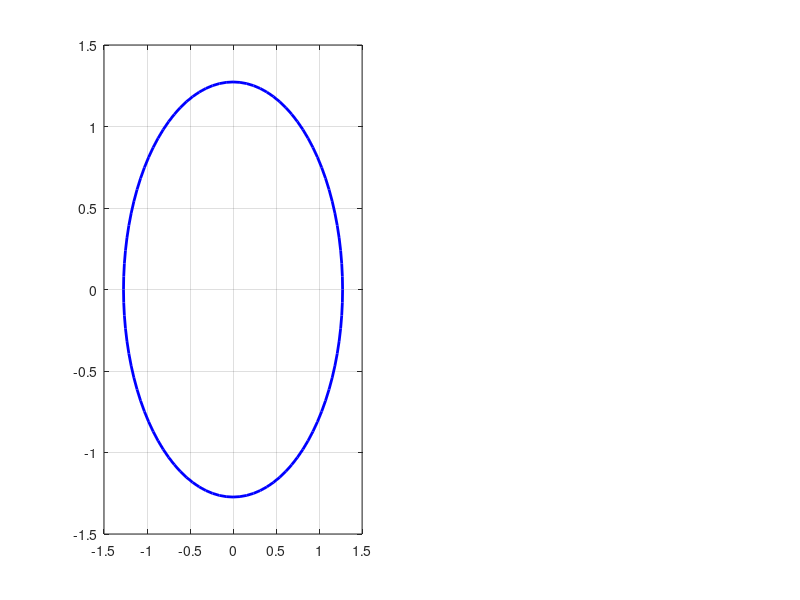

Source code (MATLAB): (Note: this script raises an error after producing the figure.)
Np = 220;            % Number of spatial points
dx = 2*pi/Np;        % discretization size
x  = 0:dx:(6*pi);    % utilized x range

% Individual Harmonics
A=4;
f1sin = A*sin(x)/pi;        f1cos = A*cos(x)/pi;
f3sin = A*sin(3*x)/(3*pi);  f3cos = A*cos(3*x)/(3*pi);
f5sin = A*sin(5*x)/(5*pi);  f5cos = A*cos(5*x)/(5*pi);
f7sin = A*sin(7*x)/(7*pi);  f7cos = A*cos(7*x)/(7*pi);

%f=f1sin+f3sin+f5sin+f7sin;
Nt = 100;                % Number of points over the circles
dtheta = 2*pi/Nt;        % Discretization over circles
theta  = 0:dtheta:2*pi;  % Span the whole 2pi

% Circle points
x1=A/pi*cos(theta);
y1=A/pi*sin(theta);

x2=A/(3*pi)*cos(3*theta);
y2=A/(3*pi)*sin(3*theta);

x3=A/(5*pi)*cos(5*theta);
y3=A/(5*pi)*sin(5*theta);

x4=A/(7*pi)*cos(7*theta);
y4=A/(7*pi)*sin(7*theta);

Lx=length(x);
Lw=2; Fs=12;

shift = length(x);  % This is just to save the jpeg with continuing numbers
itx= 0+ shift;      % which is later used for video generation

for i=1:length(x)

    f1=figure (1); clf;

    sp1=subplot(1,2,1);
    %  -- 1st harmonic ---
    plot(x1,y1,'LineWidth',Lw,'Color','b'); hold on; grid on;
    line([0 f1cos(i)],[0 f1sin(i)],'Color','b','LineWidth',Lw,'LineSmoothing','on');
    set(sp1,'Position',[0.0400    0.1800    0.4    0.677]);
    xlim([-2.5 2.5]); ylim([-2.5 2.5])

    %  -- 2nd harmonic ---
    plot(x2+f1cos(i),y2+f1sin(i),'LineWidth',Lw,'Color','r'); hold on;
    line(f1cos(i)+[0 f3cos(i)],f1sin(i)+[0 f3sin(i)],'Color','r','LineWidth',Lw,'LineSmoothing','on');

    %  -- 3rd harmonic ---
    plot(x3+f1cos(i)+f3cos(i),y3+f1sin(i)+f3sin(i),'LineWidth',Lw,'Color','g'); hold on;
    line(f3cos(i)+f1cos(i)+[0 f5cos(i)],f3sin(i)+f1sin(i)+[0 f5sin(i)],'Color','g','LineWidth',Lw,'LineSmoothing','on');

    % -- 4th harmonic ---
    plot(x4+f1cos(i)+f3cos(i)+f5cos(i),y4+f1sin(i)+f3sin(i)+f5sin(i),'LineWidth',Lw,'Color','k'); hold on;
    line(f3cos(i)+f1cos(i)+f5cos(i)+[0 f7cos(i)],f3sin(i)+f1sin(i)+f5sin(i)+[0 f7sin(i)],'Color','k','LineWidth',Lw,'LineSmoothing','on');
    [xf4, yf4] = ds2nfu(f3cos(i)+f1cos(i)+f5cos(i)+f7cos(i),f3sin(i)+f1sin(i)+f5sin(i)+f7sin(i));     % Convert axes coordinates to figure coordinates for 1st axes

    title('Harmonic Circles','FontSize',Fs,'FontName','Century Gothic')

    sp2=subplot(1,2,2);
    ylim([-2.5 2.5]); xlim([0 19])
    set(sp2,'Position',[0.52    0.178200    0.49    0.680]);

    % Convert axes coordinates to figure coordinates for 1st axes
    %  -- 1st harmonic ---
    [xg1, yg1] = ds2nfu(x(i),f1sin(i));

    %  -- 2nd harmonic ---
    [xg2, yg2] = ds2nfu(x(i),f3sin(i)); % Convert axes coordinates to figure coordinates for 1st axes

    %  -- 3rd harmonic ---
    [xg3, yg3] = ds2nfu(x(i),f5sin(i)); % Convert axes coordinates to figure coordinates for 1st axes

    % -- 4th harmonic ---
    [xg4, yg4] = ds2nfu(x(i),f7sin(i)); % Convert axes coordinates to figure coordinates for 1st axes
  
    plot(x(1:i),f1sin(1:i)+f3sin(1:i)+f5sin(1:i)+f7sin(1:i),'m','LineWidth',Lw); hold on; grid on;

    ylim([-2.5 2.5]); xlim([0 19])
    set(sp2,'Position',[0.52    0.178200    0.49    0.680]);

    [xgt, ygt] = ds2nfu(x(i),f1sin(i)+f3sin(i)+f5sin(i)+f7sin(i)); % Convert axes coordinates to figure coordinates for 1st axes
    annotation('line',[xf4 xgt],[yf4 ygt],'color','m','LineStyle','--','LineWidth',Lw);

    title('Summation of First Four Harmonics','FontSize',Fs,'FontName','Century Gothic')
    xlabel('x','FontSize',Fs,'FontName','Century Gothic')

    pause(0.01);
end